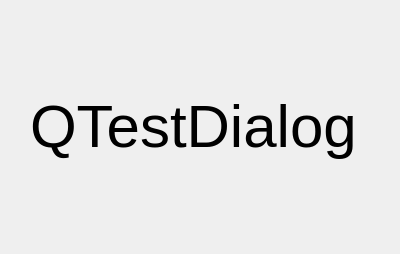
<?xml version="1.0" encoding="UTF-8"?>
<ui version="4.0">
 <class>QTestDialog</class>
 <widget class="QDialog" name="QTestDialog">
  <property name="geometry">
   <rect>
    <x>0</x>
    <y>0</y>
    <width>400</width>
    <height>254</height>
   </rect>
  </property>
  <property name="windowTitle">
   <string>Dialog</string>
  </property>
  <widget class="QLabel" name="label">
   <property name="geometry">
    <rect>
     <x>30</x>
     <y>70</y>
     <width>351</width>
     <height>111</height>
    </rect>
   </property>
   <property name="font">
    <font>
     <pointsize>45</pointsize>
    </font>
   </property>
   <property name="text">
    <string>QTestDialog</string>
   </property>
  </widget>
 </widget>
 <resources/>
 <connections/>
</ui>
